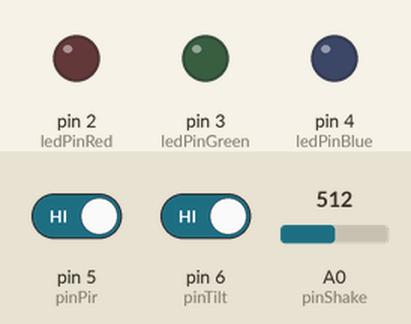
Bench run of a sketch on a simulated Arduino Uno, built with avr-gcc and run on an emulated ATmega328P. On the bench: output pins drawn as LEDs (lit = HIGH). The inputs (shaded band) are chosen by the test bench; at power-on: A0 (pinShake) = 512, pin 6 (pinTilt) HIGH, pin 5 (pinPir) HIGH.

Above: at 1.2 s.
1.3 s: A0 (pinShake) set to 786
2.8 s: A0 (pinShake) set to 816
At 3.7 s:
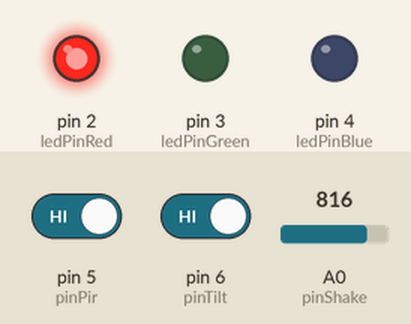
4.3 s: pin 6 (pinTilt) driven LOW
At 4.8 s:
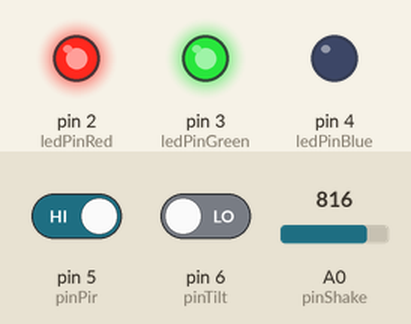
6.7 s: A0 (pinShake) set to 790
At 7.8 s:
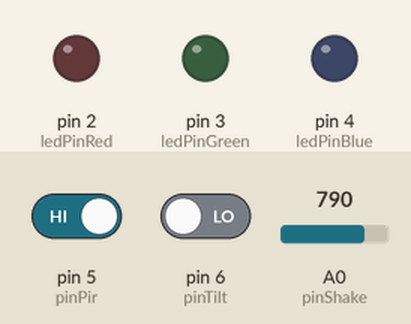
8.2 s: pin 6 (pinTilt) driven HIGH
At 8.9 s:
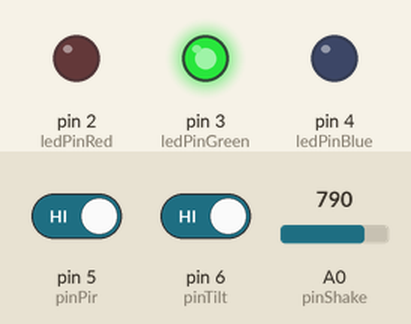
10.6 s: A0 (pinShake) set to 810
At 12.0 s:
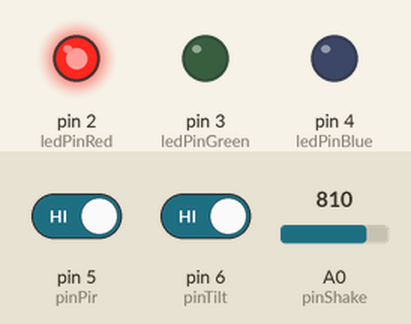
Timing chart, 0 to 13.1 s (numbered marks = the images above; inputs shaded):
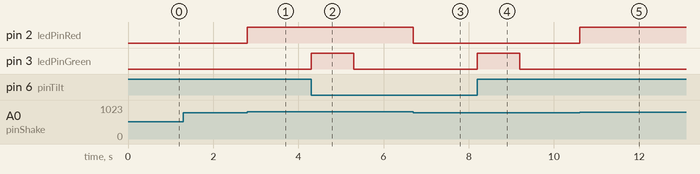

The sketch:

arduino.ino
```cpp
// Konstanty
const uint8_t pinPir = 5;
const uint8_t pinShake = A0;
const uint8_t pinTilt = 6;

const uint8_t ledPinRed = 2;
const uint8_t ledPinGreen = 3;
const uint8_t ledPinBlue = 4;

unsigned long lastPinGreen;

uint8_t lastPir, lastTilt;

void setup() {

    pinMode(pinPir, INPUT);
    pinMode(pinTilt, INPUT_PULLUP );

    pinMode(ledPinRed, OUTPUT);
    pinMode(ledPinGreen, OUTPUT);
    pinMode(ledPinBlue, OUTPUT);

    lastPir = digitalRead(pinPir);
    lastTilt = digitalRead(pinTilt);

}

void loop(){

    //kontrola PIR
    if(digitalRead(pinPir) == HIGH) {
        // pohyb
        if (lastPir != HIGH) {
            digitalWrite(ledPinBlue, HIGH);
            lastPir = HIGH;
        }
    } else {
        // bez pohybu
         if (lastPir != LOW) {
            digitalWrite(ledPinBlue, LOW);
            lastPir = LOW;
        }
    }

    //kontrola otresoveho senzoru
    // zmenou 800 na mensi se zvysi sensitivita
    if(analogRead(pinShake) >= 800) {
        digitalWrite(ledPinRed, HIGH);
    } else {
        digitalWrite(ledPinRed, LOW);
    }

    //kontrola polohoveho senzoru
    if(lastTilt != digitalRead(pinTilt)) {
        digitalWrite(ledPinGreen, HIGH);
        lastPinGreen = millis();
    } else {
        if (millis() - lastPinGreen >= 1000) {
            digitalWrite(ledPinGreen, LOW);
        }
    }

    lastTilt = digitalRead(pinTilt);


}
```

Measured:
- the behaviour switches between 799 and 800 on A0 (pinShake) (found by bisection; images 0 and 1)
- after the input at 1.3 s, every drawn part: stays the same
- after the input at 2.8 s, pin 2 (ledPinRed): LOW → HIGH at once
- after the input at 4.3 s, pin 3 (ledPinGreen): LOW → HIGH at once, → LOW 1.0 s later
- after the input at 6.7 s, pin 2 (ledPinRed): HIGH → LOW at once
- after the input at 8.2 s, pin 3 (ledPinGreen): LOW → HIGH at once, → LOW 1.0 s later
- after the input at 10.6 s, pin 2 (ledPinRed): LOW → HIGH at once
